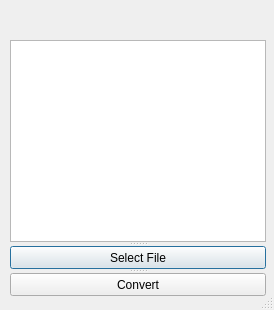
<?xml version="1.0" encoding="UTF-8"?>
<ui version="4.0">
 <class>Dialog</class>
 <widget class="QDialog" name="Dialog">
  <property name="geometry">
   <rect>
    <x>0</x>
    <y>0</y>
    <width>274</width>
    <height>310</height>
   </rect>
  </property>
  <property name="sizePolicy">
   <sizepolicy hsizetype="Fixed" vsizetype="Fixed">
    <horstretch>0</horstretch>
    <verstretch>0</verstretch>
   </sizepolicy>
  </property>
  <property name="minimumSize">
   <size>
    <width>274</width>
    <height>310</height>
   </size>
  </property>
  <property name="maximumSize">
   <size>
    <width>274</width>
    <height>310</height>
   </size>
  </property>
  <property name="windowTitle">
   <string>Dialog</string>
  </property>
  <property name="sizeGripEnabled">
   <bool>true</bool>
  </property>
  <widget class="QSplitter" name="splitter">
   <property name="geometry">
    <rect>
     <x>10</x>
     <y>40</y>
     <width>256</width>
     <height>256</height>
    </rect>
   </property>
   <property name="sizePolicy">
    <sizepolicy hsizetype="Fixed" vsizetype="Fixed">
     <horstretch>0</horstretch>
     <verstretch>0</verstretch>
    </sizepolicy>
   </property>
   <property name="orientation">
    <enum>Qt::Vertical</enum>
   </property>
   <widget class="QTextEdit" name="textEdit">
    <property name="readOnly">
     <bool>true</bool>
    </property>
   </widget>
   <widget class="QPushButton" name="pushButton">
    <property name="text">
     <string>Select File</string>
    </property>
   </widget>
   <widget class="QPushButton" name="pushButton_2">
    <property name="text">
     <string>Convert</string>
    </property>
   </widget>
  </widget>
 </widget>
 <layoutdefault spacing="6" margin="11"/>
 <resources/>
 <connections>
  <connection>
   <sender>pushButton</sender>
   <signal>clicked()</signal>
   <receiver>Dialog</receiver>
   <slot>selectFile()</slot>
   <hints>
    <hint type="sourcelabel">
     <x>142</x>
     <y>237</y>
    </hint>
    <hint type="destinationlabel">
     <x>190</x>
     <y>9</y>
    </hint>
   </hints>
  </connection>
  <connection>
   <sender>pushButton_2</sender>
   <signal>clicked()</signal>
   <receiver>Dialog</receiver>
   <slot>convertFile()</slot>
   <hints>
    <hint type="sourcelabel">
     <x>185</x>
     <y>278</y>
    </hint>
    <hint type="destinationlabel">
     <x>34</x>
     <y>7</y>
    </hint>
   </hints>
  </connection>
 </connections>
 <slots>
  <slot>selectFile()</slot>
  <slot>convertFile()</slot>
 </slots>
</ui>
